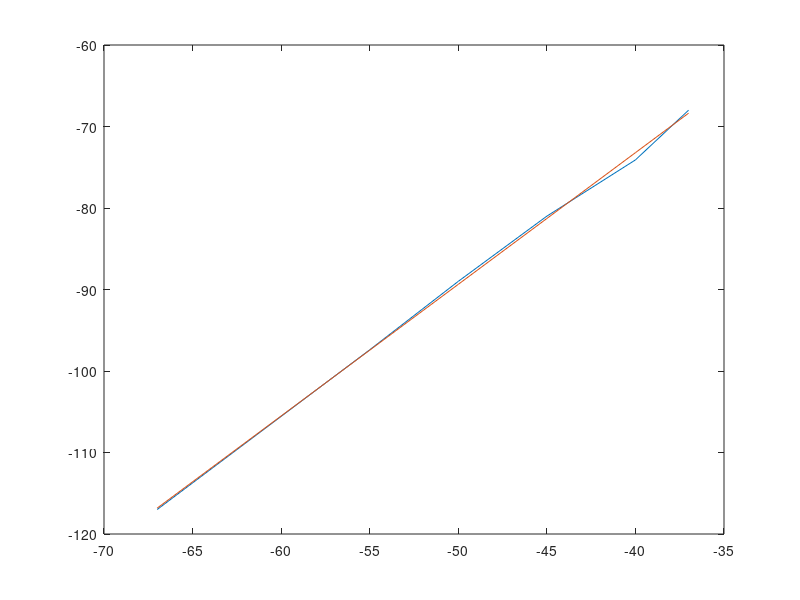

Reproduce this figure in MATLAB.
n=128;
x=linspace(0,1,n);
y=linspace(0,2,n);
[xx,yy]=meshgrid(x,y);
d=sqrt(xx);
ww=(2 - 6*(yy./d).^2 + 4*(yy./d).^3)./d;
ww(yy>d)=0;
figure(1);
contourc(x,y,ww,16);


X=[-37; -40; -45; -50; -55; -67];
Y=[-68; -74.1; -81; -89; -97.4; -117];
A=[ones(size(X)), X];
Z=(A'*A)\A'*Y;
plot(X,Y,X,A*Z);

Td=[-105; -50; 0; 25; 120; 150];
To=[ones(size(Td)), Td]*Z;

display([Td, To])
